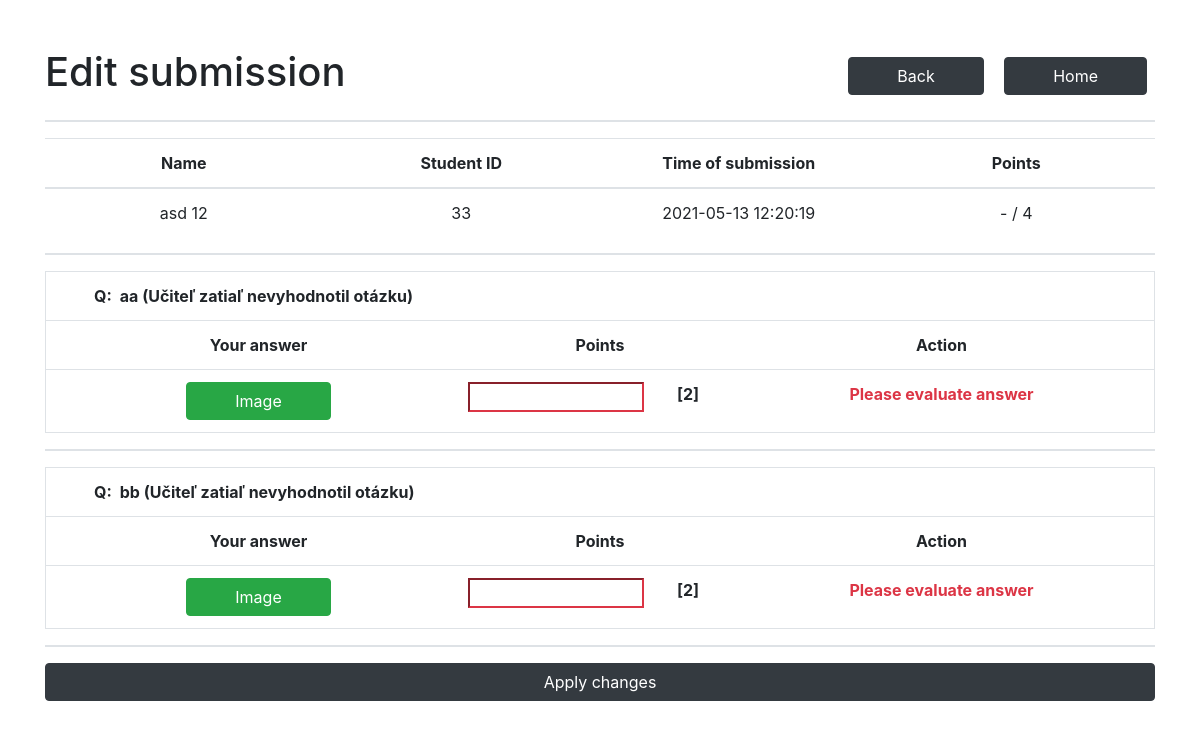
/teacher/editSubmission.php?submissionId=1 (signed in), run on the app's committed database.
### tables this page shows
CREATE TABLE `students` (
  `id` int UNSIGNED NOT NULL,
  `name` varchar(40) DEFAULT NULL,
  `surname` varchar(40) DEFAULT NULL,
  `student_code` varchar(10) DEFAULT NULL
);

CREATE TABLE `submissions` (
  `id` int UNSIGNED NOT NULL,
  `student_id` int UNSIGNED DEFAULT NULL,
  `test_id` int UNSIGNED DEFAULT NULL,
  `total_points` decimal(5,2) DEFAULT NULL,
  `created_at` timestamp NULL DEFAULT CURRENT_TIMESTAMP
);

CREATE TABLE `tests` (
  `id` int UNSIGNED NOT NULL,
  `code` varchar(6) NOT NULL,
  `teacher_id` int UNSIGNED DEFAULT NULL,
  `total_points` int DEFAULT NULL,
  `active` tinyint DEFAULT '0',
  `created_at` timestamp NULL DEFAULT CURRENT_TIMESTAMP
);

CREATE TABLE `questions` (
  `id` int UNSIGNED NOT NULL,
  `test_id` int UNSIGNED DEFAULT NULL,
  `question` text,
  `type` enum('simple','option','pair','image') DEFAULT NULL,
  `max_points` int DEFAULT NULL
);

CREATE TABLE `answers` (
  `id` int UNSIGNED NOT NULL,
  `submission_id` int UNSIGNED DEFAULT NULL,
  `question_id` int UNSIGNED DEFAULT NULL,
  `points` decimal(5,2) DEFAULT NULL
);

### SubmissionController.php (called while the page is built, shortened)
<?php
class SubmissionController
{
    private $connection;
    public function __construct()
    {
        $this->connection = new mysqli(HOSTNAME, USERNAME, PASSWORD, DATABASE);
    }
    public function getConnection()
    {
        return $this->connection;
    }
    public function getSubmissionResults($submissionId){
        $qSimple = 'SELECT
                        questions.question,
                        qs.answer AS correct_answer,
                        ans.answer AS user_answer,
                        answers.points,
                        questions.max_points,
                        answers.id as answer_id
                    FROM
                        submissions
                    JOIN tests ON tests.id = submissions.test_id
                    JOIN questions ON questions.test_id = tests.id
                    JOIN questions_simple qs ON qs.question_id = questions.id
                    JOIN answers ON answers.submission_id = submissions.id AND answers.question_id = questions.id
                    JOIN answers_simple ans ON ans.answer_id = answers.id
                    WHERE
                        submissions.id = ?';
        $qOption = 'SELECT
                        questions.question,
                        option_q.value AS correct_answer,
                        option_a.value AS user_answer,
                        answers.points,
                        questions.max_points,
                        answers.id as answer_id
                    FROM
                        submissions
                    JOIN tests ON tests.id = submissions.test_id
                    JOIN questions ON questions.test_id = tests.id
                    JOIN questions_option qs ON qs.question_id = questions.id
                    JOIN options option_q ON option_q.id = qs.option_id
                    JOIN answers ON answers.submission_id = submissions.id AND answers.question_id = questions.id
                    JOIN answers_option ans ON ans.answer_id = answers.id
                    JOIN options option_a ON option_a.id = ans.option_id
                    WHERE
                        submissions.id = ?';
        $qPair = 'SELECT
                    questions.question,
                    CONCAT(\'[\',
                        GROUP_CONCAT(
                            CONCAT(\'{\',
                                   \'"left":"\', qs.answer,
                                   \'", "user_answer":"\', option_a.value,
                                   \'", "correct_answer":"\', option_q.value,
                                   \'", "answer_id":"\', answers.id,
                                   \'", "answer_pair_id":"\', ans.id,
                                   \'", "points":"\', ans.partial_points,
                                   \'", "max_points":"\', round(questions.max_points/pairs,2),
                                   \'"}\')),
                           \']\') as pairs
                    FROM
                        submissions
                        join tests on tests.id = submissions.test_id
                        join questions on questions.test_id = tests.id
                        join (select questions.id as question_id, count(questions_pair.id) as pairs from questions join questions_pair on questions_pair.question_id = questions.id GROUP BY questions.id) 									pair_count on pair_count.question_id = questions.id
                        JOIN questions_pair qs ON qs.question_id = questions.id
                        join options option_q on option_q.id = qs.option_id
                        JOIN answers ON answers.submission_id = submissions.id and answers.question_id = questions.id
                        JOIN answers_pair ans ON ans.answer_id = answers.id and ans.question_pair_id = qs.id
                        join options option_a on option_a.id = ans.option_id
                    WHERE
                        submissions.id = ?
                        GROUP BY questions.id';
        $qImage = 'SELECT
                        questions.question,
                        answers.id as answer_id,
                        ans.image_url AS image_url,
                        answers.points,
                        questions.max_points
                    FROM
                        submissions
                    JOIN tests ON tests.id = submissions.test_id
                    JOIN questions ON questions.test_id = tests.id
                    JOIN answers ON answers.question_id = questions.id and answers.submission_id = submissions.id
                    JOIN answers_image ans ON ans.answer_id = answers.id
                    WHERE
                        submissions.id = ?';
        $questionResults = ['total' => '', 'simple' => array(), 'option' => array(), 'pair' => array(), 'image' => array()];
        $stmt = $this->getConnection()->prepare('select concat(ifnull(submissions.total_points,"-")," / ",tests.total_points) as total_points from submissions join tests on tests.id = submissions.test_id where submissions.id = ?');
        $stmt->bind_param('i', $submissionId);
        $stmt->execute();
        $res = $stmt->get_result()->fetch_assoc();
        $questionResults['total'] = $res['total_points'];
        $stmt = $this->getConnection()->prepare($qSimple);
        $stmt->bind_param('i', $submissionId);
        $stmt->execute();
        $res = $stmt->get_result();
        $stmt = $this->getConnection()->prepare($qOption);
        $stmt->bind_param('i', $submissionId);
        $stmt->execute();
        $res = $stmt->get_result();
        $stmt = $this->getConnection()->prepare($qPair);
        $stmt->bind_param('i', $submissionId);
        $stmt->execute();
        $res = $stmt->get_result();
        $stmt = $this->getConnection()->prepare($qImage);
        $stmt->bind_param('i', $submissionId);
        $stmt->execute();
        $res = $stmt->get_result();
        while ($a = $res->fetch_assoc()){
            array_push($questionResults['image'], $a);
        }
        return $questionResults;
    }
    public function getSubmission($submissionId){
        $stmt = $this->getConnection()->prepare('select * from submissions where id = ?');
        $stmt->bind_param('i', $submissionId);
        $stmt->execute();
        $submission = $stmt->get_result()->fetch_assoc();
        return $submission;
    }
}

### TestController.php (called while the page is built, shortened)
<?php
class TestController
{
    private $connection;
    public function __construct()
    {
        $this->connection = new mysqli(HOSTNAME, USERNAME, PASSWORD, DATABASE);
    }
    public function getConnection(){
        return $this->connection;
    }
    public function getTest($testId){
        $stmt = $this->getConnection()->prepare('select * from tests where id = ?');
        $stmt->bind_param('s', $testId);
        $stmt->execute();
        $test = $stmt->get_result()->fetch_assoc();
        return $test;
    }
}

### StudentController.php (called while the page is built, shortened)
<?php
class StudentController
{
    private $connection;
    public function __construct()
    {
        $this->connection = new mysqli(HOSTNAME, USERNAME, PASSWORD, DATABASE);
    }
    public function getConnection()
    {
        return $this->connection;
    }
    public function getStudent($studentId){
        $stmt = $this->getConnection()->prepare('select * from students where id = ?');
        $stmt->bind_param('i', $studentId);
        $stmt->execute();
        $student = $stmt->get_result()->fetch_assoc();
        return $student;
    }
}

### teacher/editSubmission.php (the view, shortened to what this page needs)
<?php
include '../SubmissionController.php';
include '../TestController.php';
include '../StudentController.php';
$submissionController = new SubmissionController();
$testController = new TestController();
$studentController = new StudentController();
if (!($submission = $submissionController->getSubmission($_GET['submissionId']))){
    header('Location teacherHome.php');
    exit();
}
$student = $studentController->getStudent($submission['student_id']);
$test = $testController->getTest($submission['test_id']);
$results = $submissionController->getSubmissionResults($submission['id']);
?>
<!doctype html>
<html lang="en">
<head>
    <link rel="stylesheet" href="https://cdn.jsdelivr.net/npm/bootstrap@4.6.0/dist/css/bootstrap.min.css">
    <link rel="stylesheet" href="../css/showResults.css">
</head>
<body>
<div class="container py-5">
    <div class="d-flex justify-content-between">
        <div class="h1">Edit submission</div>
        <div class="align-self-center">
            <a href="showTestSubmissions.php?testId=<?=$test['id']?>" class="btn btn-dark px-5 mx-2">Back</a>
            <a href="teacherHome.php" class="btn btn-dark px-5 mx-2">Home</a>
        </div>
    </div>
    <hr class="border">
    <table class="table text-center">
        <thead>
        <tr>
            <th class="w-25">Name</th>
            <th class="w-25">Student ID</th>
            <th class="w-25">Time of submission</th>
            <th class="w-25">Points</th>
        </tr>
        </thead>
        <tbody>
        <tr>
            <td><?=$student['name'].' '.$student['surname']?></td>
            <td><?=$student['student_code']?></td>
            <td><?=$submission['created_at']?></td>
            <td><?=($submission['total_points'] ?: '-').' / '.$test['total_points']?></td>
        </tr>
        </tbody>
    </table>
    <hr class="border">
    <form action="../router.php" method="post">
        <?php foreach ($results['image'] as $imageQuestion):?>
            <table class="table border text-center">
                <tr class="text-left">
                    <th colspan="3" class="pl-5"><span class="pr-2">Q:</span><?=$imageQuestion['question']?> (Učiteľ zatiaľ nevyhodnotil otázku)</th>
                </tr>
                <tr >
                    <th class="w-33">Your answer</th>
                    <th class="w-20">Points</th>
                    <th class="w-33">Action</th>
                </tr>
                <tr>
                    <td><button type="button" class="btn btn-success px-5" onclick="toggleModal('<?=$imageQuestion['image_url']?>')">Image</button></td>
                    <td>
                        <div class="row">
                            <input class="col-8 text-center<?=($imageQuestion['points'] ? '" disabled value="'.$imageQuestion['points'] : ' border-danger')?>" type="number" step="0.1" min="0" max="<?=$imageQuestion['max_points']?>" aria-label="Answer points" name="modifications[notPair][<?=$imageQuestion['answer_id']?>]">
                            <span class="col-4 font-weight-bold">[<?=$imageQuestion['max_points']?>]</span>
                        </div>
                    </td>
                    <td>
                        <?php if($imageQuestion['points']):?>
                        <button class="btn btn-dark px-5 enable-input">Edit</button>
                        <?php else:?>
                        <div class="text-danger font-weight-bold">Please evaluate answer</div>
                        <?php endif; ?>
                    </td>
                </tr>
            </table>
            <hr class="border">
        <?php endforeach; ?>
        <input type="submit" class="btn btn-dark btn-block" value="Apply changes">
    </form>
</div>
</body>
</html>

### css/showResults.css (style rules this page uses)
.w-33 { width:33% }
.w-25 { width:25% }
.w-20 { width:20% }

### data on the page
students: name "asd", surname "12", student_code "33"
submissions: created_at "2021-05-13 12:20:19", total_points "-"
tests: total_points "4"
questions: question "aa", max_points "2"
questions: question "bb", max_points "2"
